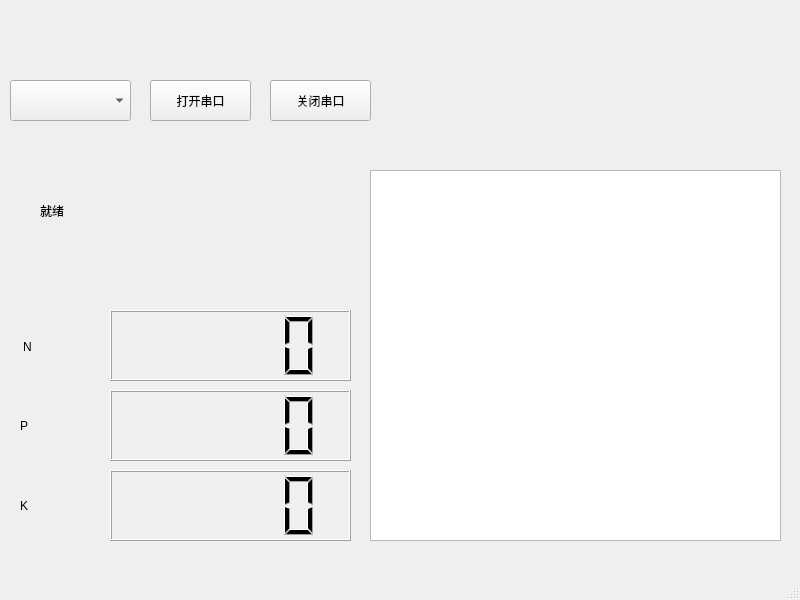
<?xml version="1.0" encoding="UTF-8"?>
<ui version="4.0">
 <class>MainWindow</class>
 <widget class="QMainWindow" name="MainWindow">
  <property name="geometry">
   <rect>
    <x>0</x>
    <y>0</y>
    <width>800</width>
    <height>600</height>
   </rect>
  </property>
  <property name="windowTitle">
   <string>MainWindow</string>
  </property>
  <widget class="QWidget" name="centralwidget">
   <widget class="QComboBox" name="cboxPorts">
    <property name="geometry">
     <rect>
      <x>10</x>
      <y>80</y>
      <width>121</width>
      <height>41</height>
     </rect>
    </property>
   </widget>
   <widget class="QPushButton" name="btnOpen">
    <property name="geometry">
     <rect>
      <x>150</x>
      <y>80</y>
      <width>101</width>
      <height>41</height>
     </rect>
    </property>
    <property name="text">
     <string>打开串口</string>
    </property>
   </widget>
   <widget class="QPushButton" name="btnClose">
    <property name="geometry">
     <rect>
      <x>270</x>
      <y>80</y>
      <width>101</width>
      <height>41</height>
     </rect>
    </property>
    <property name="text">
     <string>关闭串口</string>
    </property>
   </widget>
   <widget class="QLabel" name="lblStatus">
    <property name="geometry">
     <rect>
      <x>40</x>
      <y>200</y>
      <width>231</width>
      <height>21</height>
     </rect>
    </property>
    <property name="text">
     <string>就绪</string>
    </property>
   </widget>
   <widget class="QLCDNumber" name="lcdN">
    <property name="geometry">
     <rect>
      <x>110</x>
      <y>310</y>
      <width>241</width>
      <height>71</height>
     </rect>
    </property>
   </widget>
   <widget class="QLCDNumber" name="lcdP">
    <property name="geometry">
     <rect>
      <x>110</x>
      <y>390</y>
      <width>241</width>
      <height>71</height>
     </rect>
    </property>
   </widget>
   <widget class="QLCDNumber" name="lcdK">
    <property name="geometry">
     <rect>
      <x>110</x>
      <y>470</y>
      <width>241</width>
      <height>71</height>
     </rect>
    </property>
   </widget>
   <widget class="QLabel" name="label">
    <property name="geometry">
     <rect>
      <x>23</x>
      <y>311</y>
      <width>81</width>
      <height>71</height>
     </rect>
    </property>
    <property name="styleSheet">
     <string notr="true">font: 24pt &quot;Consolas&quot;;</string>
    </property>
    <property name="text">
     <string>N</string>
    </property>
   </widget>
   <widget class="QLabel" name="label_2">
    <property name="geometry">
     <rect>
      <x>20</x>
      <y>390</y>
      <width>81</width>
      <height>71</height>
     </rect>
    </property>
    <property name="styleSheet">
     <string notr="true">font: 24pt &quot;Consolas&quot;;</string>
    </property>
    <property name="text">
     <string>P</string>
    </property>
   </widget>
   <widget class="QLabel" name="label_3">
    <property name="geometry">
     <rect>
      <x>20</x>
      <y>470</y>
      <width>81</width>
      <height>71</height>
     </rect>
    </property>
    <property name="styleSheet">
     <string notr="true">font: 24pt &quot;Consolas&quot;;</string>
    </property>
    <property name="text">
     <string>K</string>
    </property>
   </widget>
   <widget class="MapView" name="mapView">
    <property name="geometry">
     <rect>
      <x>370</x>
      <y>170</y>
      <width>411</width>
      <height>371</height>
     </rect>
    </property>
   </widget>
  </widget>
  <widget class="QMenuBar" name="menubar">
   <property name="geometry">
    <rect>
     <x>0</x>
     <y>0</y>
     <width>800</width>
     <height>21</height>
    </rect>
   </property>
  </widget>
  <widget class="QStatusBar" name="statusbar"/>
 </widget>
 <customwidgets>
  <customwidget>
   <class>MapView</class>
   <extends>QGraphicsView</extends>
   <header>mapview.h</header>
  </customwidget>
 </customwidgets>
 <resources/>
 <connections/>
</ui>
